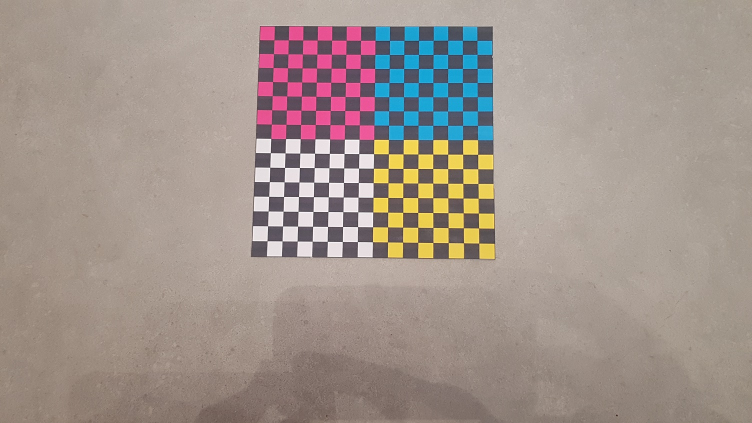
//> input picture data/mario/2.jpg, 1504 x 846 px (shown at 1/2 size)
$ ./main   (built with g++ and OpenCV 4)
//> lines starting //> are read from the running program, lines starting //| are printed output that depends on the picture; after the words box and inside, x2 and y2 are one past the last pixel; in counts of white or black regions, pixels touching at a corner belong together
### src/Point_Image.hpp
#ifndef POINT_IMAGE_HPP
#define POINT_IMAGE_HPP

#include <opencv2/imgproc/imgproc.hpp>
#include "grid_creation.hpp"
#include <vector>

class Point_Image
{
public:
    Point_Image();
    Point_Image(cv::Point2f coord_pix_param);
    Point_Image(cv::Point2f coord_pix_param, int color_param, float H_param, float S_param, float V_param);

    // Getters
    cv::Point2f const &get_coord_pix() const;
    int const &get_color_int() const;
    std::vector<float> const &get_HSV_vector() const;
    float const &H() const;
    float const &S() const;
    float const &V() const;

    // Setters
    void set_color_int(int color_param);
    void H(float H);
    void S(float S);
    void V(float V);

    void find_color_Point_Image(cv::Mat HSV);

private:
    cv::Point2f coord_pix_data; // Coords in pix in the image
    int color_data;             // number of the color -> 1 : magenta, 2 : yellow, 3 : cyan, 4 : white, 0 : undefined
    float H_data;               // Average Hue around the pixel
    float S_data;               // Average Saturation around the pixel
    float V_data;               // Average Value around the pixel
};

#endif

### src/utils.hpp
#include "points_detection.hpp"
#include "grid_creation.hpp"
#include "Point_Mire.hpp"
#include "features_extraction.hpp"
#include "feature_location.hpp"

#include <opencv2/calib3d.hpp>
#include <opencv2/features2d.hpp>


#include <iostream>
#include <cmath>


int find_points_mire(cv::Mat& im_gray, cv::Mat& im_BGR, std::vector<std::vector<cv::Point3f>>& object_points, std::vector<std::vector<cv::Point2f>>& image_points, std::string name="None");

void Calibrate(cv::Mat& im_gray, cv::Mat& im_BGR, std::vector<std::vector<cv::Point3f>>& object_points, std::vector<std::vector<cv::Point2f>>& image_points, cv::Mat& cameraMatrix, cv::Mat& M_int, cv::Mat& M_ext, std::string name="None");

void create_cloud_file(std::vector<cv::Point3f> points, std::string filename);

std::vector<cv::Point3f> read_cloud_file(std::string filename);

### src/feature_location.hpp
#ifndef FEATURE_LOCATION_HPP
#define FEATURE_LOCATION_HPP

#include "opencv2/highgui.hpp"
#include <opencv2/calib3d.hpp>
#include <opencv2/features2d.hpp>
#include <opencv2/imgproc/imgproc.hpp>


#include <iostream>
#include <cmath>


cv::Mat create_M_int(cv::Mat cameraMatrix);
cv::Mat create_M_ext(std::vector<cv::Mat> rvecs, std::vector<cv::Mat> tvecs);

cv::Mat compute_transition_matrix(cv::Mat M_int, cv::Mat M_ext);
cv::Point3f get_camera_position(std::vector<cv::Mat> rvecs, std::vector<cv::Mat> tvecs);

cv::Point3f image_to_grid_plan(cv::Point2f point_image, cv::Mat M_transition);
cv::Point3f find_intersection(cv::Point3f feature_world_2d_1, cv::Point3f cam_proj_1, cv::Point3f feature_world_2d_2, cv::Point3f cam_proj_2);
std::vector<cv::Point3f> find_feature_3d_im1_im2(std::vector<cv::Point2f> features_im1, std::vector<cv::Point2f> features_im2, cv::Point3f cam_pos, cv::Mat M_transition);

#endif

### src/ProgressBar.hpp
#ifndef PROGRESSBAR_H
#define PROGRESSBAR_H

#include <ostream>

class ProgressBar
{
public:
    ProgressBar(std::ostream &os, int const &length = 30);
    void init();
    void update(int const &i, int const &n);

private:
    int m_length;
    int m_mark;
    int m_progress;
    std::ostream &m_os;
};

// [11 lines left out: function update, not called in this run]

#endif //PROGRESSBAR_H

### src/segmentation.hpp
#ifndef SEGMENTATION_HPP
#define SEGMENTATION_HPP


#endif

### src/features_extraction.hpp
/* features_extraction.hpp */
#ifndef FEATURES_EXTRACTION_HPP
#define FEATURES_EXTRACTION_HPP
#include <opencv2/imgproc/imgproc.hpp>
#include <vector>

std::vector<cv::KeyPoint> extract_features(cv::Mat image, int threshold);

#endif

### src/Point_Mire.hpp
#ifndef POINT_MIRE_HPP
#define POINT_MIRE_HPP

#include <opencv2/imgproc/imgproc.hpp>

#include <vector>


class Point_Mire
{
    public:
        Point_Mire();
        Point_Mire(cv::Point2i index_mire_param, cv::Point2f coord_pix_param);
        Point_Mire(cv::Point2i index_mire_param, cv::Point2f coord_pix_param, int color_param);

        cv::Point2i const& get_index_mire();
        cv::Point2f const& get_coord_pix();
        cv::Point2f const& get_coord_obj();
        int const& get_color_int();

        void compute_coords();


    private:
        cv::Point2i index_mire_data;    // index in the grid
        cv::Point2f coord_pix_data;     // Coords in pix in the image
        cv::Point2f coord_obj_data;     // Coords in mm in the object coordinate system
        int color_data;                 // number of the color -> 1 : magenta, 2 : yellow, 3 : cyan, 4 : white, 0 : undefined

};

std::vector<std::vector<cv::Point3f>> extract_object_points(std::vector<Point_Mire*> points_grille);
std::vector<std::vector<cv::Point2f>> extract_image_points(std::vector<Point_Mire*> points_grille);


#endif

### src/grid_creation.hpp
#ifndef GRID_CREATION_HPP
#define GRID_CREATION_HPP

#include <opencv2/core/core.hpp>
#include <opencv2/imgproc/imgproc.hpp>
#include <vector>
#include <iostream>

#define NO_COLOR 0
#define MAGENTA  1
#define YELLOW   2
#define CYAN     3
#define WHITE    4

#define NORTH 1
#define SOUTH 2
#define EAST 3
#define WEST 4

void find_pos(cv::Mat HSV, std::vector<cv::Point2f> points);
int find_color(cv::Mat HSV, cv::Point2f p);

#endif

### src/points_detection.hpp
#ifndef POINTS_DETECTION_HPP
#define POINTS_DETECTION_HPP

#include "opencv2/highgui.hpp"

#include <iostream>
#include <cmath>


// intersection between two segments defined by (o1, p1) and (o2, p2). The intersection point is saved in r.
bool intersection(cv::Point2f o1, cv::Point2f p1, cv::Point2f o2, cv::Point2f p2, cv::Point2f &r);

// Merges close points
std::vector<cv::Point2f> merge_close_points(const std::vector<cv::Point2f> &p, float r);

std::vector<int> kmeans(std::vector<float> const& angles, int it_max = 10, int k=2, float min_v = 0.0f, float max_v = CV_PI);
std::vector<float> get_angles(std::vector<cv::Vec4i> linesP);

#endif

### src/utils.cpp
#include "utils.hpp"

#include <fstream>
#include <cmath>
#include <filesystem>

#define offset 3.5

int find_points_mire(cv::Mat &im_gray, cv::Mat &im_BGR, std::vector<std::vector<cv::Point3f>> &object_points, std::vector<std::vector<cv::Point2f>> &image_points, std::string name)
{
    cv::Mat canny_edges_gray, im_hough_lines, im_hough_segments;
    if (!im_gray.data)
    {
        std::cout << "No image data" << std::endl;
        return -1;
    }

    // Convert CV_8UC3 to CV32FC3
    im_BGR.convertTo(im_BGR, CV_32FC3, 1.0 / 255.0);
    // Convert BGR image to HSV
    cv::Mat im_HSV;
    cvtColor(im_BGR, im_HSV, cv::COLOR_BGR2HSV);

    // Edge detection
    Canny(im_gray, canny_edges_gray, 50, 200, 3);
    // Copy edges to the images that will display the results in BGR
    cvtColor(canny_edges_gray, im_hough_lines, cv::COLOR_GRAY2BGR);
    im_hough_segments = im_hough_lines.clone();

    // Standard Hough Line Transform (lines)
    std::vector<cv::Vec2f> lines;                                   // will hold the results of the detection
    HoughLines(canny_edges_gray, lines, 1, CV_PI / 180, 150, 0, 0); // runs the actual detection

    // Draw the lines
    for (unsigned int i = 0; i < lines.size(); i++)
    {
        float rho = lines[i][0], theta = lines[i][1];
        cv::Point2f pt1, pt2;
        float a = cos(theta), b = sin(theta);
        float x0 = a * rho, y0 = b * rho;
        pt1.x = cvRound(x0 + 10000 * (-b));
        pt1.y = cvRound(y0 + 10000 * (a));
        pt2.x = cvRound(x0 - 10000 * (-b));
        pt2.y = cvRound(y0 - 10000 * (a));
        line(im_hough_lines, pt1, pt2, cv::Scalar(0, 0, 255), 3, cv::LINE_AA);
    }

    // Probabilistic Line Transform (segments)
    std::vector<cv::Vec4i> segments;                                     // will hold the results of the detection
    HoughLinesP(canny_edges_gray, segments, 1, CV_PI / 180, 30, 30, 10); // runs the actual detection

    std::vector<float> angles = get_angles(segments);
    std::vector<int> labels = kmeans(angles);

    std::vector<cv::Vec4i> segmentsV;
    std::vector<cv::Vec4i> segmentsH;

    for (unsigned int k = 0; k < segments.size(); k++)
    {
        if (labels[k] == 1)
        {
            segmentsV.push_back(segments[k]);
        }
        else if (labels[k] == 0)
        {
            segmentsH.push_back(segments[k]);
        }
    }

    // Draw the lines
    for (unsigned int i = 0; i < segmentsH.size(); i++)
    {
        cv::Vec4i points_segment = segmentsH[i];
        line(im_hough_segments, cv::Point(points_segment[0], points_segment[1]), cv::Point(points_segment[2], points_segment[3]), cv::Scalar(0, 255, 0), 3, cv::LINE_AA);
    }
    for (unsigned int i = 0; i < segmentsV.size(); i++)
    {
        cv::Vec4i points_segment = segmentsV[i];
        line(im_hough_segments, cv::Point(points_segment[0], points_segment[1]), cv::Point(points_segment[2], points_segment[3]), cv::Scalar(0, 0, 255), 3, cv::LINE_AA);
    }

    // Computing the intersections between the segments
    std::vector<cv::Point2f> intersection_points_segments;
    for (auto lineV : segmentsV)
    {
        for (auto lineH : segmentsH)
        {
            cv::Point2f o1(lineH[0], lineH[1]);
            cv::Point2f p1(lineH[2], lineH[3]);
            cv::Point2f o2(lineV[0], lineV[1]);
            cv::Point2f p2(lineV[2], lineV[3]);
            cv::Point2f r;

            if (intersection(o1, p1, o2, p2, r))
            {
                intersection_points_segments.push_back(r);
            }
        }
    }

    // Merging the close intersection points
    float r = 10.0f;
    float eps_dist_lines = 5.0f;

    std::vector<cv::Point2f> merged_points = merge_close_points(intersection_points_segments, r);
    std::vector<cv::Point2f> intersection_points;
    // Drawing the points and keeping only the ones close to a line
    for (unsigned int i = 0; i < merged_points.size(); ++i)
    {
        int x = (merged_points[i]).x;
        int y = (merged_points[i]).y;
        std::vector<float> distances;

        // Computing the distance to every line
        for (unsigned int k = 0; k < lines.size(); k++)
        {
            float rho = lines[k][0], theta = lines[k][1];
            float x1, x2, y1, y2;
            double a = cos(theta), b = sin(theta);
            double x0 = a * rho, y0 = b * rho;
            x1 = cvRound(x0 + 10000 * (-b));
            y1 = cvRound(y0 + 10000 * (a));
            x2 = cvRound(x0 - 10000 * (-b));
            y2 = cvRound(y0 - 10000 * (a));

            float dist = abs((x2 - x1) * (y1 - y) - (x1 - x) * (y2 - y1)) / sqrt(pow(x2 - x1, 2) + pow(y2 - y1, 2));
            distances.push_back(dist);
        }

        // Keeping only the points close to a line
        if (*min_element(distances.begin(), distances.end()) <= eps_dist_lines)
        {
            if (name != "None")
            {
                circle(im_hough_segments, cv::Point(x, y), 1, cv::Scalar(255, 0, 0), 2);
                circle(im_hough_lines, cv::Point(x, y), 1, cv::Scalar(255, 0, 0), 2);
                circle(im_hough_segments, cv::Point(x, y), 15 / 2, cv::Scalar(255, 0, 0), 1);

                circle(im_hough_lines, cv::Point(x, y), 15 / 2, cv::Scalar(255, 0, 0), 1);
                int c = find_color(im_HSV, cv::Point(x, y));
                switch (c)
                {
                case NO_COLOR:
                    circle(im_BGR, cv::Point(x, y), 1, cv::Scalar(0, 0, 0), 2);
                    break;
                case MAGENTA:
                    circle(im_BGR, cv::Point(x, y), 1, cv::Scalar(255, 0, 255), 2);
                    break;
                case YELLOW:
                    circle(im_BGR, cv::Point(x, y), 1, cv::Scalar(0, 255, 255), 2);
                    break;
                case CYAN:
                    circle(im_BGR, cv::Point(x, y), 1, cv::Scalar(255, 255, 0), 2);
                    break;
                case WHITE:
                    circle(im_BGR, cv::Point(x, y), 1, cv::Scalar(255, 255, 255), 2);
                    break;
                }
            }
            intersection_points.push_back(cv::Point2f(x, y));
        }

        // Plotting the other points
        else
        {
            circle(im_hough_segments, cv::Point(x, y), 1, cv::Scalar(255, 255, 0), 2);
            circle(im_hough_segments, cv::Point(x, y), 15 / 2, cv::Scalar(255, 255, 0), 1);
        }
    }

    if (name != "None")
    {
        cv::imshow(name, im_BGR);
        cv::imshow(name + " Hough", im_hough_segments);
    }
    std::vector<Point_Mire *> points_grille = find_pos(im_HSV, intersection_points);

    object_points = extract_object_points(points_grille);
    image_points = extract_image_points(points_grille);

    return 0;
}

// [252 lines left out: functions Calibrate, create_cloud_file, create_cloud_file_ply, read_cloud_file, out_of_rectangle, get_box, not called in this run]

### src/ProgressBar.cpp
#include "ProgressBar.hpp"

ProgressBar::ProgressBar(std::ostream &os, int const &length) : m_length(length), m_mark(0), m_progress(0),
                                                                m_os(os)
{
}

void ProgressBar::init()
{
    m_os << "[";
    for (int i = 0; i < m_length; ++i)
        m_os << " ";
    m_os << "]";
    for (int i = 0; i <= m_length; ++i)
        m_os << "\b";
    m_os.flush();
}

### src/points_detection.cpp
#include "points_detection.hpp"

using namespace cv;
using namespace std;

bool intersection(Point2f o1, Point2f p1, Point2f o2, Point2f p2, Point2f &r)
{
	float eps = 2.0f; // We consider segments eps px longer to find more points
	Point2f x = o2 - o1;
	Point2f d1 = p1 - o1;
	Point2f d2 = p2 - o2;

	float cross = d1.x * d2.y - d1.y * d2.x;
	if (abs(cross) < /*EPS*/ 1e-8)
		return false;

	double t1 = (x.x * d2.y - x.y * d2.x) / cross;
	r = o1 + d1 * t1;

	if (sqrt(pow(r.x - o1.x, 2) + pow(r.y - o1.y, 2)) <= sqrt(pow(p1.x - o1.x, 2) + pow(p1.y - o1.y, 2)) + eps && sqrt(pow(r.x - p1.x, 2) + pow(r.y - p1.y, 2)) <= sqrt(pow(p1.x - o1.x, 2) + pow(p1.y - o1.y, 2)) + eps &&
		sqrt(pow(r.x - o2.x, 2) + pow(r.y - o2.y, 2)) <= sqrt(pow(p2.x - o2.x, 2) + pow(p2.y - o2.y, 2)) + eps && sqrt(pow(r.x - p2.x, 2) + pow(r.y - p2.y, 2)) <= sqrt(pow(p2.x - o2.x, 2) + pow(p2.y - o2.y, 2)) + eps)
		return true;
	else
		return false;
}

vector<Point2f> merge_close_points(const vector<Point2f> &p, float r)
{
	// Initialization of the weights
	vector<pair<Point2f, int>> points;
	for (unsigned int i = 0; i < p.size(); ++i)
	{
		points.push_back({p[i], 1});
	}

	// For each point
	vector<int> list_invalid;
	for (unsigned int i = 0; i < p.size(); ++i)
	{
		// if the point has already been visited
		if (find(list_invalid.begin(), list_invalid.end(), i) != list_invalid.end())
			continue;

		pair<Point2f, int> p1 = points[i];

		// We look for the points with a distance smaller than r
		for (unsigned int j = 0; j < p.size(); ++j)
		{
			// We discard the invalid points
			if (i == j || find(list_invalid.begin(), list_invalid.end(), j) != list_invalid.end())
				continue;
			pair<Point2f, int> p2 = points[j];

			// If the distance between p1 and p2 is less than r
			if (norm(p1.first - p2.first) <= r)
			{
				points[i].first = (p1.first * p1.second + p2.first * p2.second) / (p1.second + p2.second); // p1 et p2 fusionnent
				points[i].second += p2.second;															   // p1's weight increases
				list_invalid.push_back(j);																   // p2 is invalidated
				points[j].second = 0;																	   // To clean up later
			}
		}
	}

	// Clean up
	vector<Point2f> ans;
	for (unsigned int i = 0; i < points.size(); ++i)
	{
		if (points[i].second != 0)
		{
			ans.push_back(points[i].first);
		}
	}

	return ans;
}

vector<int> kmeans(vector<float> const &angles, int it_max, int k, float min_v, float max_v)
{
	//float mean_base = mean()

	float dist_to_zero = 0.0f;
	for (int i = 0; i < angles.size(); i++)
	{
		float dist = angles[i];
		dist_to_zero += dist;
	}

	dist_to_zero = dist_to_zero / angles.size();

	float mean_test_1;
	float mean_test_2;
	float mean_1 = fmod(dist_to_zero - CV_PI / 4.0f, /*2*/ CV_PI);
	float mean_2 = fmod(dist_to_zero + CV_PI / 4.0f, /*2*/ CV_PI);
	vector<float> new_angles;
	for (int i = 0; i < angles.size(); i++)
	{
		new_angles.push_back(fmod(angles[i], CV_PI));
	}

	// Initialization of the labels and the distances
	vector<int> labels(new_angles.size(), 0);
	vector<float> dist(new_angles.size(), 10.0f);

	int it = 0;
	while (it < it_max)
	{
		mean_test_1 = mean_1;
		mean_test_2 = mean_2;

		vector<float> sum_val(2, 0.0f);
		vector<float> nb_elem(2, 0.0f);

		for (unsigned int j = 0; j < new_angles.size(); j++)
		{
			vector<float> dist_j;

			float dist_1 = abs(mean_test_1 - new_angles[j]);
			float dist_2 = abs(mean_test_2 - new_angles[j]);

			if (dist_1 > CV_PI / 2)
				dist_1 = CV_PI - dist_1;

			if (dist_2 > CV_PI / 2)
				dist_2 = CV_PI - dist_2;

			if (dist_1 < dist_2)
			{
				labels[j] = 0;
				nb_elem[0] += 1;
				if (new_angles[j] > mean_test_1)
					sum_val[0] += dist_1;
				else
					sum_val[0] -= dist_1;
			}
			else
			{
				labels[j] = 1;
				nb_elem[1] += 1;
				if (new_angles[j] > mean_test_2)
					sum_val[1] += dist_2;
				else
					sum_val[1] -= dist_2;
			}
		}

		// New means
		mean_1 += sum_val[0] / nb_elem[0];
		mean_2 += sum_val[1] / nb_elem[1];
		it++;
	}

	return labels;
}

vector<float> get_angles(vector<Vec4i> linesP)
{
	vector<float> angles;
	for (unsigned int i = 0; i < linesP.size(); i++)
	{
		Vec4i l = linesP[i];
		int x0 = l[0];
		int y0 = l[1];
		int x1 = l[2];
		int y1 = l[3];

		Vec2f vhoriz = Vec2f(1.0f, 0.0f);
		Vec2f line;

		if (y0 >= y1)
		{
			line = Vec2f(float(x0 - x1), float(y0 - y1));
		}
		else
		{
			line = Vec2f(float(x1 - x0), float(y1 - y0));
		}

		float norm_v = sqrt(pow(line[0], 2) + pow(line[1], 2)) + 0.00001f;
		line = line / norm_v;
		float cos_a = vhoriz[0] * line[0] + vhoriz[1] * line[1]; //dot(&vhoriz, &line);

		float cross_product_z = vhoriz[1] * line[0] - vhoriz[0] * line[1];
		float angle = acos(cos_a); //fmod(acos(cos_a), CV_PI); //acos(cos_a); //fmod(acos(cos_a), CV_PI);

		if (cross_product_z < 0)
		{
			angle = CV_PI - angle;
		}
		angles.push_back(angle);
	}
	return angles;
}

### src/main.cpp
#include "points_detection.hpp"
#include "grid_creation.hpp"
#include "Point_Mire.hpp"
#include "features_extraction.hpp"
#include "segmentation.hpp"
#include <opencv2/calib3d.hpp>
#include <opencv2/features2d.hpp>
#include "ProgressBar.hpp"

#include "feature_location.hpp"
#include <filesystem>

#include "utils.hpp"
#include <iostream>
#include <cmath>
#include <omp.h>

// [40 lines left out: function type2str, not called in this run]
void compute_cloud_image(std::string filename_im_1, std::string filename_im_2, std::string filename_cloud)
{
//> called with filename_im_1 = "data/fleur/1.jpg", filename_im_2 = "data/fleur/2.jpg", filename_cloud = "nuage_all_fleur.ply"
    // Loads an image

    //cv::Mat im_gray_1 = imread("data/origami/1.jpg", cv::IMREAD_GRAYSCALE);
    cv::Mat im_gray_mire = imread("data/mario/2.jpg", cv::IMREAD_GRAYSCALE);
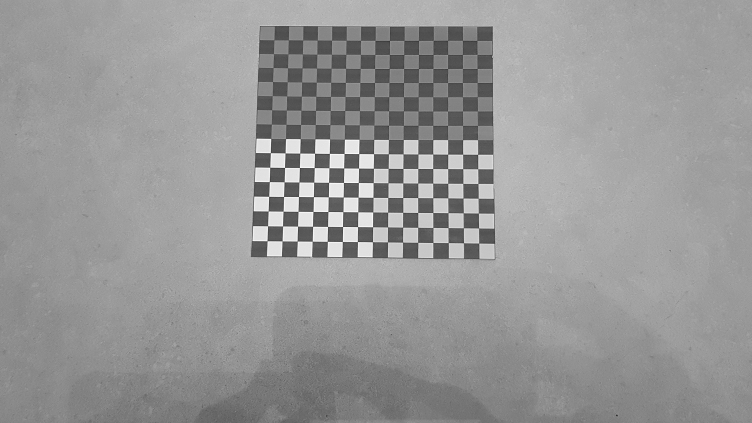
//> im_gray_mire: 846 rows x 1504 cols, CV_8UC1 (shown at 1/2 size); min 19, max 255, mean 151.3
    cv::Mat im_BGR_mire = imread("data/mario/2.jpg", cv::IMREAD_COLOR);
//> im_BGR_mire is the input picture: 846 rows x 1504 cols, CV_8UC3; mean B, G, R 141, 148.3, 161

    cv::Mat im_gray_1 = imread(filename_im_1, cv::IMREAD_GRAYSCALE);
//> 1.jpg cannot be read in this run, so this picture is empty
    cv::Mat im_BGR_1 = imread(filename_im_1, cv::IMREAD_COLOR);
//> 1.jpg cannot be read in this run, so this picture is empty

    //cv::Mat im_gray_2 = imread("data/mario/2.jpg", cv::IMREAD_GRAYSCALE);
    cv::Mat im_gray_2 = imread(filename_im_2, cv::IMREAD_GRAYSCALE);
    cv::Mat im_BGR_2 = imread(filename_im_2, cv::IMREAD_COLOR);

    cv::Mat im_BGR_features_1 = im_BGR_1.clone();
    cv::Mat im_BGR_features_2 = im_BGR_2.clone();
    cv::Mat im_features = im_BGR_2.clone();

    cv::Mat im_BGR_2_clean = im_BGR_2.clone();
    cv::Mat im_BGR_1_clean = im_BGR_1.clone();
    cv::Mat im_BGR_mire_clean = im_BGR_mire.clone();

    // Vectors containing the points used for the calibration

    std::vector<std::vector<cv::Point3f>> object_points_mire;
    std::vector<std::vector<cv::Point2f>> image_points_mire;

    std::vector<std::vector<cv::Point3f>> object_points_1;
    std::vector<std::vector<cv::Point2f>> image_points_1;

    std::vector<std::vector<cv::Point3f>> object_points_2;
    std::vector<std::vector<cv::Point2f>> image_points_2;

    find_points_mire(im_gray_mire, im_BGR_mire, object_points_mire, image_points_mire);
//> in find_points_mire, `Canny(im_gray, canny_edges_gray, 50, 200, 3);`:
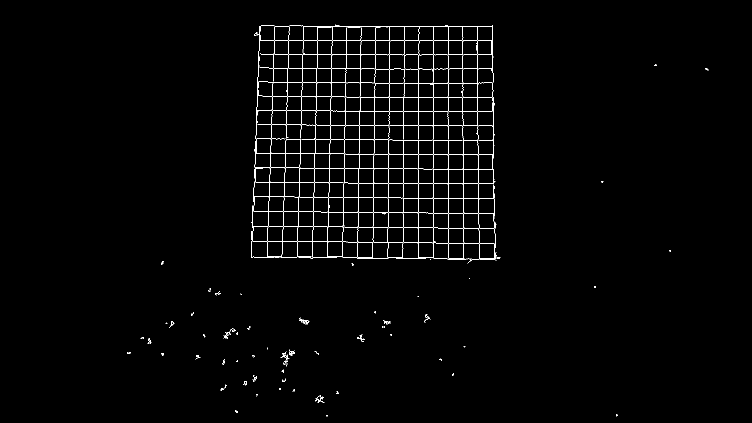
//> canny_edges_gray: 846 rows x 1504 cols, CV_8UC1 (shown at 1/2 size); 1.4% white in thin lines or dots, all inside (x1, y1, x2, y2) = (254, 49, 1417, 833)
//> in find_points_mire, `HoughLines(canny_edges_gray, lines, 1, CV_PI / 180, 150, 0, 0);`: lines = 33 lines (rho, theta), first 12: [866, 0], [81, 1.57], [896, 0], [109, 1.57], [551, 0.03], [694, 0.02], [723, 0.02], [52, 1.57], [194, 1.57], [581, 0.03], [836, 0], [137, 1.57]
//> the loop in find_points_mire, `for (unsigned int i = 0; i < lines.size(); i++)` made 33 passes
//> (rho, theta, a, b, x0, y0) on passes 1 to 8: (866, 0, 1, 0, 866, 0), (81, 1.57, -4.37e-08, 1, -3.54e-06, 81), (896, 0, 1, 0, 896, 0), (109, 1.57, -4.37e-08, 1, -4.76e-06, 109), (551, 0.0349, 0.999, 0.0349, 550.7, 19.23), (694, 0.0175, 1, 0.0175, 693.9, 12.11), (723, 0.0175, 1, 0.0175, 722.9, 12.62), (52, 1.57, -4.37e-08, 1, -2.27e-06, 52)
//> after the loop in find_points_mire, `for (unsigned int i = 0; i < lines.size(); i++)`:
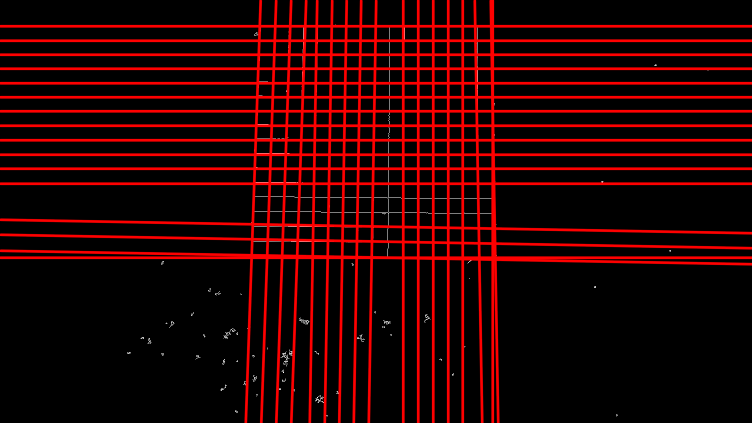
//> im_hough_lines: 846 rows x 1504 cols, CV_8UC3 (shown at 1/2 size); mean B, G, R 0.6, 0.6, 40.2
//> in find_points_mire, `HoughLinesP(canny_edges_gray, segments, 1, CV_PI / 180, 30, 30, 10);`: segments = 135 lines (x1, y1, x2, y2), first 8: [896, 425, 896, 53], [866, 515, 866, 82], [618, 109, 985, 109], [720, 203, 722, 52], [607, 81, 985, 81], [686, 463, 688, 320], [836, 517, 836, 222], [776, 280, 987, 280]
//> the loop in get_angles, `for (unsigned int i = 0; i < linesP.size(); i++)` made 135 passes
//> (x0, y0, x1, y1, line, norm_v, cos_a, cross_product_z) on passes 1, 2, 4, 6, 7, 9, 15: (896, 425, 896, 53, [0, 1], 372, 0, -1), (866, 515, 866, 82, [0, 1], 433, 0, -1), (720, 203, 722, 52, [-0.0132, 1], 151, -0.0132, -1), (686, 463, 688, 320, [-0.014, 1], 143, -0.014, -1), (836, 517, 836, 222, [0, 1], 295, 0, -1), (544, 191, 549, 52, [-0.0359, 0.999], 139.1, -0.0359, -0.999), (510, 304, 511, 271, [-0.0303, 1], 33.02, -0.0303, -1)
//> (the rest of the program and of its run is left out)
